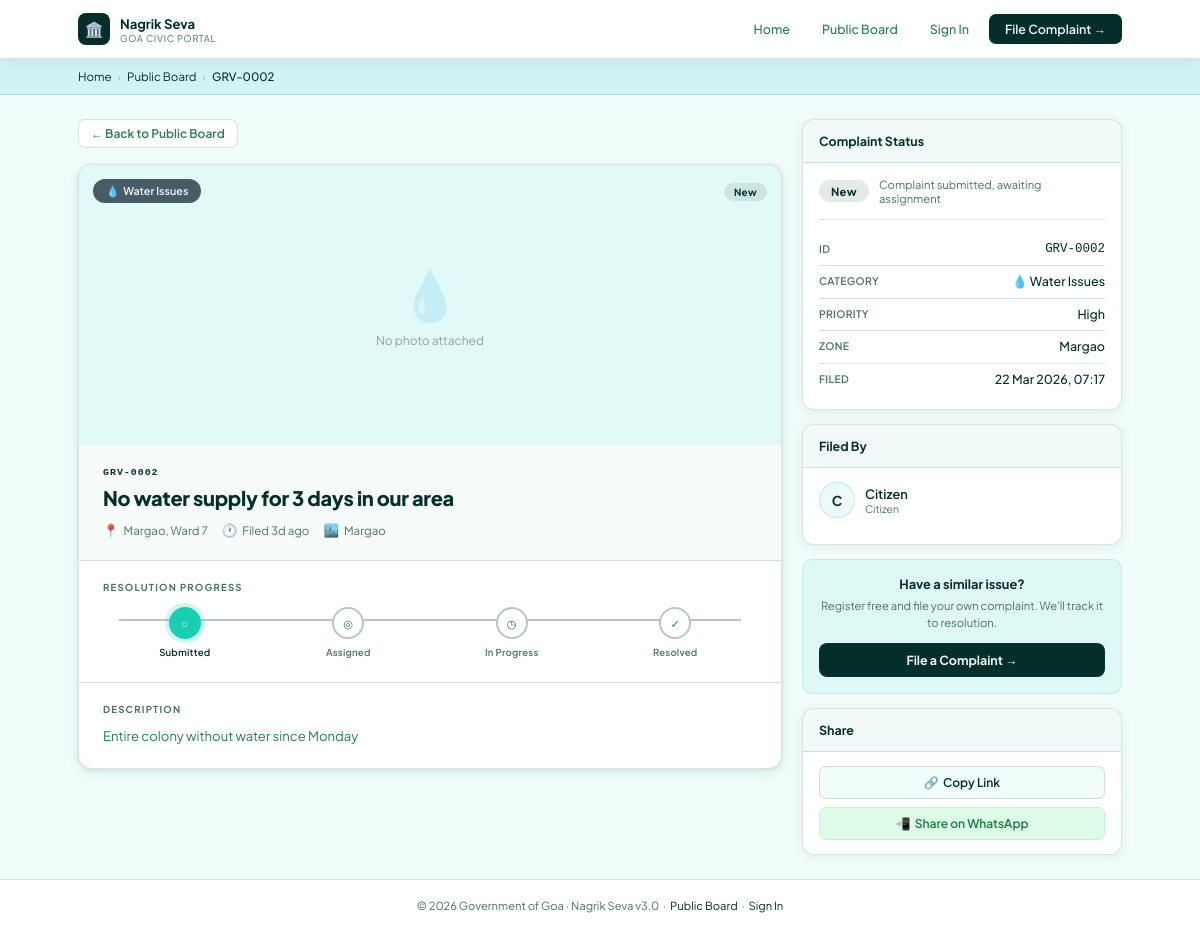
The page /complaint_detail.php?id=2 on the database its author committed.
### tables this page shows
CREATE TABLE IF NOT EXISTS complaints (
  id            INT UNSIGNED AUTO_INCREMENT PRIMARY KEY,
  complaint_no  VARCHAR(20)  NOT NULL UNIQUE,       
  citizen_id    INT UNSIGNED NOT NULL,
  officer_id    INT UNSIGNED DEFAULT NULL,
  category      ENUM('road','water','electricity','sanitation','property','lost') NOT NULL,
  title         VARCHAR(200) NOT NULL,
  description   TEXT         NOT NULL,
  location      VARCHAR(250) NOT NULL,
  latitude      DECIMAL(10,7) DEFAULT NULL,
  longitude     DECIMAL(10,7) DEFAULT NULL,
  zone          VARCHAR(80)  DEFAULT NULL,
  status        ENUM('new','assigned','in_progress','resolved','closed','escalated')
                NOT NULL DEFAULT 'new',
  priority      ENUM('low','medium','high') NOT NULL DEFAULT 'medium',
  photo_path    VARCHAR(255) DEFAULT NULL,          
  officer_notes TEXT         DEFAULT NULL,
  resolved_at   DATETIME     DEFAULT NULL,
  created_at    TIMESTAMP    DEFAULT CURRENT_TIMESTAMP,
  updated_at    TIMESTAMP    DEFAULT CURRENT_TIMESTAMP ON UPDATE CURRENT_TIMESTAMP,
  FOREIGN KEY (citizen_id) REFERENCES users(id) ON DELETE CASCADE,
  FOREIGN KEY (officer_id) REFERENCES users(id) ON DELETE SET NULL,
  INDEX idx_status (status),
  INDEX idx_citizen (citizen_id),
  INDEX idx_officer (officer_id),
  INDEX idx_zone    (zone)
);

### complaint_detail.php (the view, shortened to what this page needs)
<?php
require_once 'config.php';
$id = (int)($_GET['id'] ?? 0);
$role      = $_SESSION['role'] ?? '';
$st = $conn->prepare("SELECT c.*, u.name AS citizen_name, u.email AS citizen_email, o.name AS officer_name, o.email AS officer_email FROM complaints c LEFT JOIN users u ON c.citizen_id=u.id LEFT JOIN users o ON c.officer_id=o.id WHERE c.id=? LIMIT 1");
$st->bind_param('i',$id); $st->execute();
$c = $st->get_result()->fetch_assoc(); $st->close();
$cat_icon  = ['road'=>'🚧','water'=>'💧','electricity'=>'⚡','sanitation'=>'🧹','property'=>'🏛️','lost'=>'🔍'];
$cat_label = ['road'=>'Road & Infrastructure','water'=>'Water Issues','electricity'=>'Electricity Faults','sanitation'=>'Sanitation & Garbage','property'=>'Public Property','lost'=>'Lost & Found'];
$s_cfg = [
    'new'        =>['label'=>'New',         'cls'=>'s-new',  'desc'=>'Complaint submitted, awaiting assignment'],
    'assigned'   =>['label'=>'Assigned',    'cls'=>'s-asgn', 'desc'=>'Assigned to a department officer'],
    'in_progress'=>['label'=>'In Progress', 'cls'=>'s-prog', 'desc'=>'Field team is actively working on this'],
    'resolved'   =>['label'=>'Resolved',    'cls'=>'s-res',  'desc'=>'Issue has been resolved'],
    'escalated'  =>['label'=>'Escalated',   'cls'=>'s-esc',  'desc'=>'Escalated to senior authority'],
    'closed'     =>['label'=>'Closed',      'cls'=>'s-cls',  'desc'=>'Complaint closed'],
];
$sc = $s_cfg[$c['status']] ?? ['label'=>ucfirst($c['status']),'cls'=>'s-new','desc'=>''];
function time_ago($dt) {
    $d = time() - strtotime($dt);
    if($d<604800)return floor($d/86400).'d ago';
    return date('d M Y', strtotime($dt));
}
$is_logged_in = !empty($_SESSION['user_id']);
$dash_link = match($role){
    'citizen'=>'citizen_dashboard.php',
    'officer'=>'officer_dashboard.php',
    'regulator'=>'regulator_dashboard.php',
    default=>'citizen_login.php'
};
?>
<!DOCTYPE html>
<html lang="en">
<head>
</head>
<body>
<nav class="nav">
  <div class="nav-in">
    <div class="nav-brand">
      <div class="nav-mark">🏛️</div>
      <div><div class="nav-name">Nagrik Seva</div><div class="nav-sub">Goa Civic Portal</div></div>
    </div>
    <div class="nav-right">
      <a href="index.php" class="nav-link">Home</a>
      <a href="public_board.php" class="nav-link">Public Board</a>
      <?php if($is_logged_in): ?>
      <a href="<?= $dash_link ?>" class="nav-avatar" title="<?= htmlspecialchars($_SESSION['name'] ?? '') ?>">
        <?= strtoupper(substr($_SESSION['name'] ?? 'U', 0, 1)) ?>
        <div class="nav-avatar-dropdown">
          <div class="nad-name"><?= htmlspecialchars($_SESSION['name'] ?? '') ?></div>
          <div class="nad-role"><?= ucfirst($_SESSION['role'] ?? 'citizen') ?></div>
          <div class="nad-divider"></div>
          <a class="nad-item" href="<?= $dash_link ?>">⊞ &nbsp;Dashboard</a>
          <a class="nad-item nad-logout" href="logout.php">↩ &nbsp;Sign Out</a>
        </div>
      </a>
      <?php else: ?>
      <a href="citizen_login.php" class="nav-link">Sign In</a>
      <a href="citizen_register.php" class="nav-btn">File Complaint →</a>
      <?php endif; ?>
    </div>
  </div>
</nav>
<div class="breadcrumb">
  <div class="bc-in">
    <a href="index.php">Home</a>
    <span class="bc-sep">›</span>
    <a href="public_board.php">Public Board</a>
    <span class="bc-sep">›</span>
    <span class="bc-cur"><?= htmlspecialchars($c['complaint_no']) ?></span>
  </div>
</div>
<div class="page">
  <div>
    <a href="public_board.php" class="back-link">← Back to Public Board</a>
    <div class="main-card">
      <div class="photo-wrap">
        <?php if($c['photo_path'] && file_exists($c['photo_path'])): ?>
        <img src="<?= htmlspecialchars($c['photo_path']) ?>" alt="Complaint photo">
        <?php else: ?>
        <div class="photo-placeholder">
          <div class="pp-ico"><?= $cat_icon[$c['category']] ?? '📋' ?></div>
          <div class="pp-txt">No photo attached</div>
        </div>
        <?php endif; ?>
        <div class="photo-badge">
          <?= $cat_icon[$c['category']] ?? '📋' ?> &nbsp;<?= $cat_label[$c['category']] ?? ucfirst($c['category']) ?>
        </div>
        <div class="photo-status">
          <span class="pill <?= $sc['cls'] ?>"><?= $sc['label'] ?></span>
        </div>
      </div>
      <div class="comp-head">
        <div class="comp-no"><?= htmlspecialchars($c['complaint_no']) ?></div>
        <div class="comp-title"><?= htmlspecialchars($c['title']) ?></div>
        <div class="comp-meta-row">
          <span class="cm-item"><span class="cm-ico">📍</span> <?= htmlspecialchars($c['location']) ?></span>
          <span class="cm-item"><span class="cm-ico">🕐</span> Filed <?= time_ago($c['created_at']) ?></span>
          <?php if($c['zone']): ?>
          <span class="cm-item"><span class="cm-ico">🏙️</span> <?= htmlspecialchars($c['zone']) ?></span>
          <?php endif; ?>
        </div>
      </div>
      <div class="comp-section">
        <div class="cs-label">Resolution Progress</div>
        <?php
        $steps    = [
            ['key'=>'new',         'icon'=>'○', 'label'=>'Submitted'],
            ['key'=>'assigned',    'icon'=>'◎', 'label'=>'Assigned'],
            ['key'=>'in_progress', 'icon'=>'◷', 'label'=>'In Progress'],
            ['key'=>'resolved',    'icon'=>'✓', 'label'=>'Resolved'],
        ];
        $order_map = ['new'=>0,'assigned'=>1,'in_progress'=>2,'resolved'=>3,'closed'=>3,'escalated'=>2];
        $cur_order = $order_map[$c['status']] ?? 0;
        ?>
        <div class="timeline">
          <?php foreach($steps as $i=>$s):
            $s_order = $order_map[$s['key']] ?? $i;
            $cls = '';
            if ($c['status'] === 'escalated' && $s['key'] === 'in_progress') $cls = 'esc';
            elseif ($s_order < $cur_order) $cls = 'done';
            elseif ($s_order === $cur_order) $cls = 'current';
          ?>
          <div class="tl-step <?= $cls ?>">
            <div class="tl-dot"><?= $cls==='done'?'✓': ($cls==='esc'?'!':$s['icon']) ?></div>
            <div class="tl-lbl"><?= $s['label'] ?></div>
          </div>
          <?php endforeach; ?>
        </div>
      </div>
      <?php if($c['description']): ?>
      <div class="comp-section">
        <div class="cs-label">Description</div>
        <div class="cs-text"><?= nl2br(htmlspecialchars($c['description'])) ?></div>
      </div>
      <?php endif; ?>
    </div>
  </div>
  <div class="side-stack">
    <div class="sc">
      <div class="sch">Complaint Status</div>
      <div class="scb">
        <div style="display:flex;align-items:center;gap:10px;margin-bottom:14px;padding-bottom:14px;border-bottom:1px solid var(--border)">
          <span class="pill <?= $sc['cls'] ?>" style="font-size:.7rem;padding:4px 12px"><?= $sc['label'] ?></span>
          <span style="font-size:.7rem;color:var(--muted)"><?= $sc['desc'] ?></span>
        </div>
        <div class="ir"><span class="ir-k">ID</span><span class="ir-v" style="font-family:monospace;color:var(--a)"><?= htmlspecialchars($c['complaint_no']) ?></span></div>
        <div class="ir"><span class="ir-k">Category</span><span class="ir-v"><?= $cat_icon[$c['category']]??'' ?> <?= $cat_label[$c['category']]??ucfirst($c['category']) ?></span></div>
        <div class="ir"><span class="ir-k">Priority</span><span class="ir-v"><?= ucfirst($c['priority'] ?? 'Medium') ?></span></div>
        <div class="ir"><span class="ir-k">Zone</span><span class="ir-v"><?= htmlspecialchars($c['zone'] ?? '—') ?></span></div>
        <div class="ir"><span class="ir-k">Filed</span><span class="ir-v"><?= date('d M Y, H:i', strtotime($c['created_at'])) ?></span></div>
      </div>
    </div>
    <div class="sc">
      <div class="sch">Filed By</div>
      <div class="scb">
        <div style="display:flex;align-items:center;gap:10px;margin-bottom:12px">
          <div style="width:36px;height:36px;border-radius:50%;background:var(--ag);border:1px solid rgba(16,158,136,.2);display:flex;align-items:center;justify-content:center;font-size:.85rem;font-weight:700;color:var(--a);flex-shrink:0">
            <?= strtoupper(substr($c['citizen_name']??'C',0,1)) ?>
          </div>
          <div>
            <div style="font-size:.8rem;font-weight:600;color:var(--text)"><?= htmlspecialchars($c['citizen_name']??'Citizen') ?></div>
            <div style="font-size:.65rem;color:var(--muted)">Citizen</div>
          </div>
        </div>
      </div>
    </div>
    <?php if(!$is_logged_in): ?>
    <div class="cta-box">
      <div class="cta-box-title">Have a similar issue?</div>
      <div class="cta-box-sub">Register free and file your own complaint. We'll track it to resolution.</div>
      <a href="citizen_register.php">File a Complaint →</a>
    </div>
    <?php endif; ?>
    <div class="sc">
      <div class="sch">Share</div>
      <div class="scb" style="display:flex;flex-direction:column;gap:8px">
        <button onclick="copyLink()" style="width:100%;padding:8px;border-radius:7px;background:var(--bg);border:1px solid var(--border);font-family:'Plus Jakarta Sans',sans-serif;font-size:.75rem;font-weight:600;color:var(--text);cursor:pointer;transition:all .14s;" id="copy-btn">
          🔗 &nbsp;Copy Link
        </button>
        <a href="https://wa.me/?text=<?= urlencode('Check this civic complaint on Nagrik Seva: '.htmlspecialchars($c['title']).' — '.'http://'.$_SERVER['HTTP_HOST'].$_SERVER['REQUEST_URI']) ?>" target="_blank"
           style="display:block;width:100%;padding:8px;border-radius:7px;background:#dcfce7;border:1px solid #bbf7d0;font-size:.75rem;font-weight:600;color:#15803d;text-align:center;transition:all .14s;">
          📲 &nbsp;Share on WhatsApp
        </a>
      </div>
    </div>
  </div>
</div>
<div style="background:var(--white);border-top:1px solid var(--border);padding:18px 28px;text-align:center;font-size:.7rem;color:var(--muted);">
  © 2026 Government of Goa · Nagrik Seva v3.0 &nbsp;·&nbsp;
  <a href="public_board.php" style="color:var(--a)">Public Board</a> &nbsp;·&nbsp;
  <a href="citizen_login.php" style="color:var(--a)">Sign In</a>
</div>
</body>
</html>

### rows shown on the page
complaints: complaint_no "GRV-0002", category "💧", category "Water Issues", status "New", title "No water supply for 3 days in our area", location "Margao, Ward 7", created_at "3d ago", zone "Margao", description "Entire colony without water since Monday", status "Complaint submitted, awaiting assignment", priority "High", created_at "22 Mar 2026, 07:17"

### other values the page prints
$s['icon'] "○"
$s['label'] "Submitted"
$s['icon'] "◎"
$s['label'] "Assigned"
$s['icon'] "◷"
$s['label'] "In Progress"
$s['icon'] "✓"
$s['label'] "Resolved"
substr($c['citizen_name']??'C',0,1) "C"
$c['citizen_name'] "Citizen"
